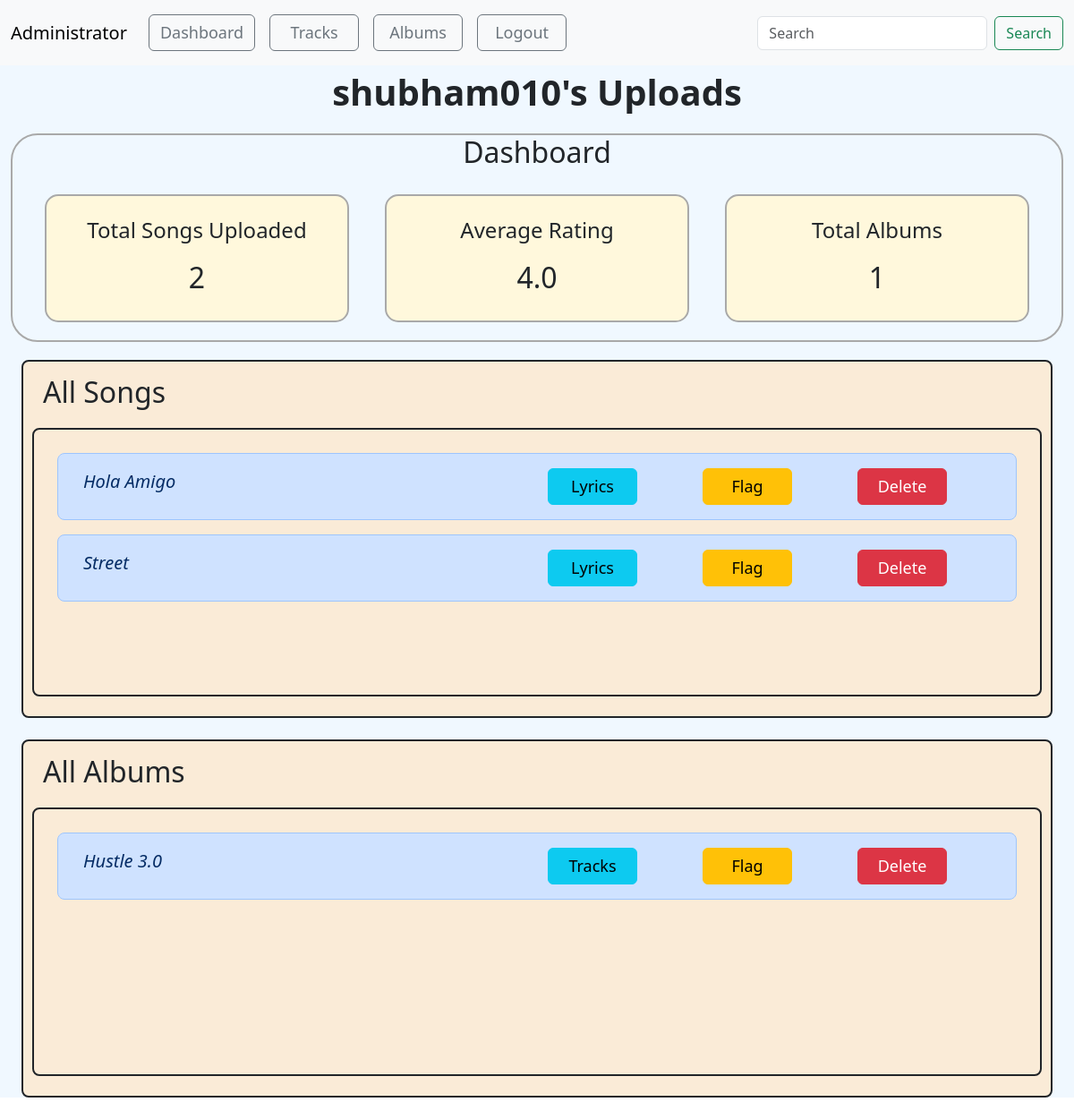
The page /creator_uploads/1/1 on the database as committed earlier.
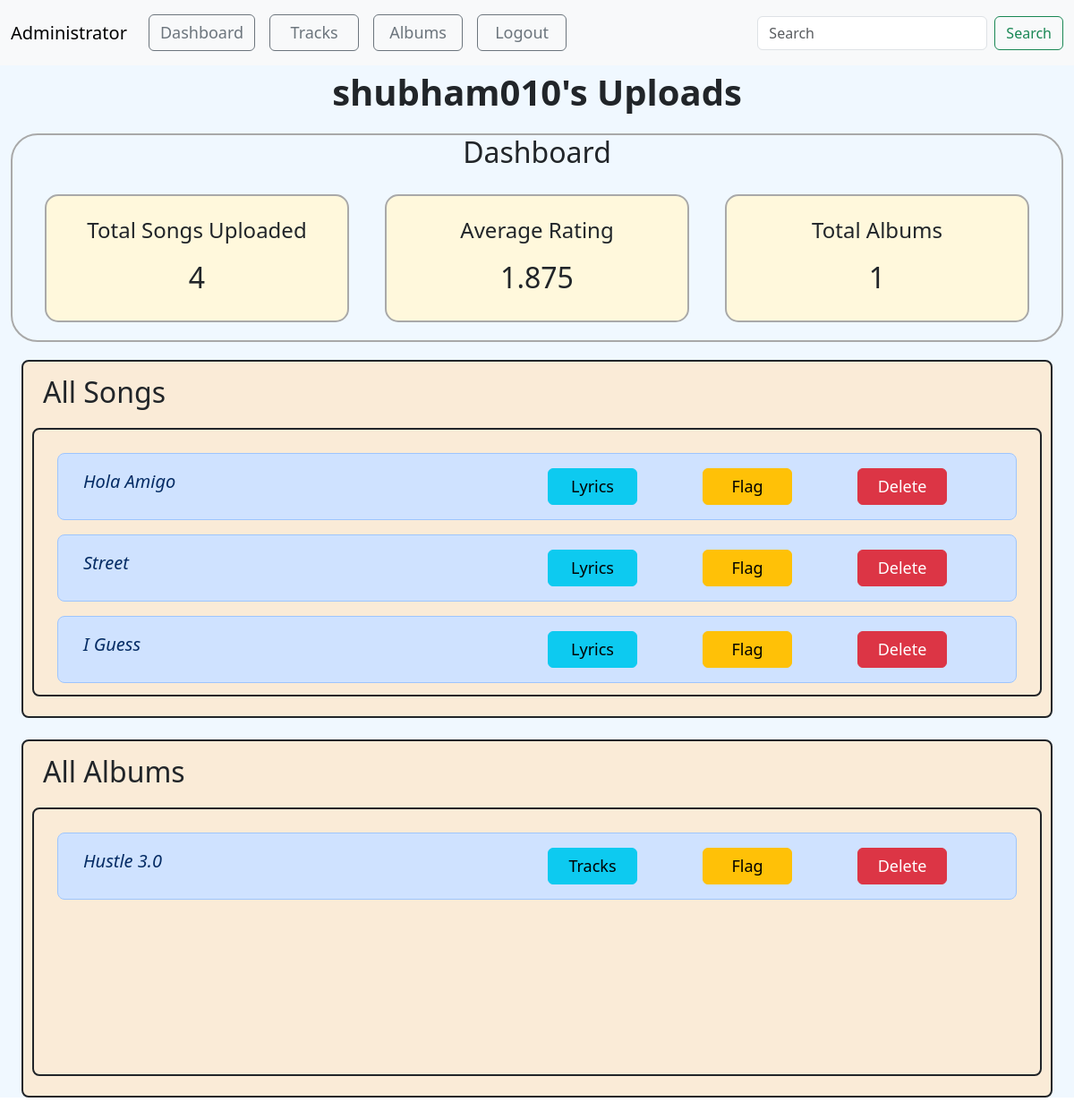
The same page on the database as committed later.
### model1.py (models this page shows, shortened)
class User(db.Model):
    user_id = db.Column(db.Integer(), primary_key=True)
    username = db.Column(db.String(80), nullable=False, unique=True)
    email = db.Column(db.String(120), unique=True, nullable=False)
    password = db.Column(db.String(255), nullable=False)
    user_role_name = db.Column(db.String(20), nullable=False ,default="general_user")
    user_role_id = db.Column(db.Integer(), default=0, nullable=False) #(for normal user = 0 ; for creator = 1 )
    isloggedin = db.Column(db.Boolean(),default=False,nullable=False)
    user_flag = db.Column(db.Boolean,default=False)

class Song(db.Model):
    song_id = db.Column(db.Integer, primary_key=True)
    song_name = db.Column(db.String(100), nullable=False)
    song_artist = db.Column(db.String(100))
    song_language = db.Column(db.String(30))
    song_genre = db.Column(db.String(50))
    song_lyrics = db.Column(db.Text())   # variable string size
    song_duration = db.Column(db.Integer)  # in seconds
    release_date = db.Column(db.String(20))
    creator_id = db.Column(db.Integer, db.ForeignKey("user.user_id"), nullable=False)
    album_id = db.Column(db.Integer, db.ForeignKey("album.album_id") ,default=None)
    song_path = db.Column(db.String(255),default=None)
    song_thumbnail = db.Column(db.String(255),default=None)
    song_play_count = db.Column(db.Integer, default=0)
    song_flag = db.Column(db.Boolean,default=False)
    song_avg_rating = db.Column(db.Float(), default=0) # included later during devlopement
    creator = db.relationship("User", backref="songs")

class Album(db.Model):
    album_id = db.Column(db.Integer, primary_key=True)
    album_name = db.Column(db.String(100), nullable=False)
    album_genre = db.Column(db.String(50))
    album_artist = db.Column(db.String(100))
    creator_id = db.Column(db.Integer, db.ForeignKey("user.user_id"))
    album_thumbnail = db.Column(db.String(255))
    album_flag = db.Column(db.Boolean,default=False)    #need to add this
    songs = db.relationship("Song", backref="albums",cascade="all, delete")
    creator = db.relationship("User", backref="albums")

### app.py (the view)
@app.route("/creator_uploads/<int:a_id>/<int:c_id>")
def creator_uploads(a_id,c_id):
    user = User.query.get(c_id)
    admin = Admin.query.get(a_id)
    songs = Song.query.filter(Song.creator_id==c_id).all()
    albums = Album.query.filter(Album.creator_id==c_id).all()
    avg_rating=0
    sum_ratings=0
    if songs:
        for song in songs :
            sum_ratings += song.song_avg_rating
        avg_rating=(sum_ratings/len(songs))
    return render_template("admin_creator_uploads.html",songs =songs,albums=albums , admin=admin,creator=user ,avg_rating=avg_rating)

### app.py (called while the page is built)
@app.context_processor
def search_processor():
    return {'searched': request.form.get("searched")}

### templates/admin_creator_uploads.html (shortened to what this page needs)
<!doctype html>
<html lang="en">
<head>
    <link href="https://cdn.jsdelivr.net/npm/bootstrap@5.3.2/dist/css/bootstrap.min.css" rel="stylesheet"
>
</head>
<body>
    <nav class="navbar navbar-expand-lg bg-body-tertiary sticky-sm-top">
        <div class="container-fluid">
          <a class="navbar-brand" href="/admin_songs/{{admin.admin_id}}">Administrator</a>
          <div class="collapse navbar-collapse" id="navbarTogglerDemo02">
            <ul class="navbar-nav me-auto mb-2 mb-lg-0">
              <li class="nav-item">
                <a style="width: auto; margin:auto; font-size:large;" type="button" class="btn btn-outline-secondary m-2" href="/admin_home/{{admin.admin_id}}">Dashboard</a>
              </li>
              <li class="nav-item">
                <a style="width: 100px; font-size:large;" type="button" class="btn btn-outline-secondary m-2" href="/admin_songs/{{admin.admin_id}}">Tracks</a>
              </li>
              <li class="nav-item">
                <a style="width: 100px; font-size:large;" type="button" class=" btn btn-outline-secondary m-2" href="/admin_albums/{{admin.admin_id}}">Albums</a>
              </li>
              <li class="nav-item">
                <a style="width: 100px; font-size:large;" class=" btn btn-outline-secondary m-2" href="/admin_logout/{{admin.admin_id}}">Logout</a>
            </li>
            </ul>
            <form class="d-flex" role="search" action="/search_admin/{{admin.admin_id}}" method="post">
              <input class="form-control me-2" type="search" placeholder="Search" aria-label="Search" name="searched" >
              <button class="btn btn-outline-success" type="submit">Search</button>
            </form>
          </div>
        </div>
      </nav>
<div class="container-fluid songs albums min-vh-100">
    <header>
        <p class="heading fs-1 fw-semibold text-center">{{creator.username}}'s Uploads</p>
    </header>
    <div class="dashboard">
        <h2>Dashboard</h2>
        <div class="container text-center">
            <div class="row">
                <div class="col" id="dashboard-1">
                    <p style="font-size:x-large;">Total Songs Uploaded</p>
                    <h2>{{songs|length}}</h2>
                </div>
                <div class="col" id="dashboard-1">
                    <p style="font-size:x-large;">Average Rating</p>
                    <h2>{{avg_rating}}</h2>
                </div>
                <div class="col" id="dashboard-1">
                    <p style="font-size:x-large;">Total Albums </p>
                    <h2>{{albums|length}}</h2>
                </div>
            </div>
        </div>
    </div>
    <div class="container-fluid ">
        {% if songs|length == 0 %}
            <p>No Songs Availaible</p>
        {% else %}
            <div class="container-fluid border border border-2 rounded-3 border-dark mb-4 overflow-auto" id="songs" >
                <div class="container-fluid sticky-sm-top">
                    <p class="text-capitalize fs-2 ">all songs</p>
                </div>
                <div class="song container border border-2 rounded-3 border-dark m-auto overflow-auto">
                    {% for song in songs %}
                        <div class="row m-3 p-3 text-primary-emphasis bg-primary-subtle border border-primary-subtle rounded-3">
                            <div class="col-6 text-capitalize fs-5 fst-italic">{{song.song_name}}</div>
                            <div class="col"><a class="btn btn-info" href="/admin_song_lyrics/{{admin.admin_id}}/{{song.song_id}}" role="button" style="width: 100px; font-size:large;" >Lyrics</a></div>
                            {% if song.song_flag == false %}
                            <div class="col"><a class="btn btn-warning" href="/flag_song/{{admin.admin_id}}/{{song.song_id}}" role="button" style="width: 100px; font-size:large;">Flag</a></div>
                            {% else %}
                            <div class="col"><a class="btn btn-warning" href="/flag_song/{{admin.admin_id}}/{{song.song_id}}" role="button" style="width: 100px; font-size:large;">Unflag</a></div>
                            {% endif %}
                            <div class="col"><a class="btn btn-danger" href="/admin_delete_song/{{admin.admin_id}}/{{song.song_id}}" role="button" style="width: 100px; font-size:large;">Delete</a></div>
                        </div>
                    {% endfor %}
                </div>
            </div>
        {% endif %}
        {% if albums|length == 0 %}
        <p>No Album Availaible</p>
        {% else %}
            <div class="container-fluid border border border-2 rounded-3 border-dark mb-4 overflow-auto" id="albums" >
                <div class="container-fluid sticky-sm-top">
                    <p class="text-capitalize fs-2 ">all albums</p>
                </div>
                <div class="album container border border-2 rounded-3 border-dark m-auto overflow-auto">
                    {% for album in albums %}
                        <div class="row m-3 p-3 text-primary-emphasis bg-primary-subtle border border-primary-subtle rounded-3">
                            <div class="col-6 text-capitalize fs-5 fst-italic">{{album.album_name}}</div>
                            <div class="col"><a class="btn btn-info" href="/admin_album_songs/{{admin.admin_id}}/{{album.album_id}}" role="button" style="width: 100px; font-size:large;" >Tracks</a></div>
                            {% if album.album_flag == false %}
                            <div class="col"><a class="btn btn-warning" href="/flag_album/{{admin.admin_id}}/{{album.album_id}}" role="button" style="width: 100px; font-size:large;">Flag</a></div>
                            {% else %}
                            <div class="col"><a class="btn btn-warning" href="/flag_album/{{admin.admin_id}}/{{album.album_id}}" role="button" style="width: 100px; font-size:large;">Unflag</a></div>
                            {% endif %}
                            <div class="col"><a class="btn btn-danger" href="/admin_delete_album/{{admin.admin_id}}/{{album.album_id}}" role="button" style="width: 100px; font-size:large;">Delete</a></div>
                        </div>
                    {% endfor %}
                </div>
            </div>
        {% endif %}
    </div>
</div>
</body>
</html>

### templates/admin_creator_uploads.html (style rules this page uses)
#songs { background-color: antiquewhite; padding: 10px; height: 400px; overflow: auto; }
.song { padding: 10px; height: 300px; overflow: auto; }
.songs { background-color: aliceblue; }
#albums { background-color: antiquewhite; padding: 10px; height: 400px; overflow: auto; }
.album { padding: 10px; height: 300px; overflow: auto; }
.albums { background-color: aliceblue; }
.dashboard { width: auto; border: 2px solid darkgray; border-radius: 30px; background-color: aliceblue; text-align: center; text-transform: capitalize; overflow: auto; margin-bottom: 20px; }
#dashboard-1 { width: 100px; background-color: cornsilk; border: 2px solid darkgray; margin: 20px; border-radius: 15px; padding: 20px; }

Rows that differ between the two databases and show on the page:
added Song: song_name "I Guess", {{ admin.admin_id }} 1 (drawn)
Other text that changed with them:
{{ songs|length }}: "2" → "4"
{{ avg_rating }}: "4.0" → "1.875"
